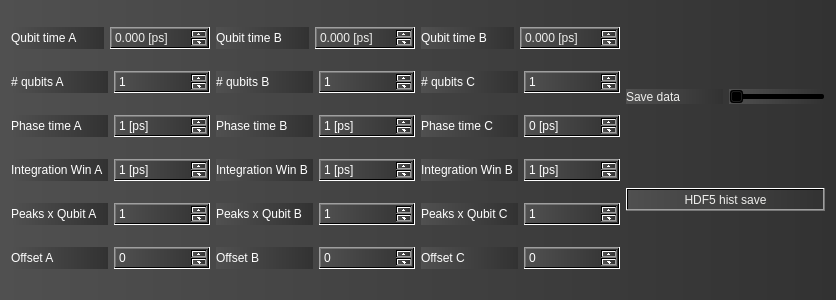
<?xml version="1.0" encoding="UTF-8"?>
<ui version="4.0">
 <class>QKD_param</class>
 <widget class="QWidget" name="QKD_param">
  <property name="geometry">
   <rect>
    <x>0</x>
    <y>0</y>
    <width>836</width>
    <height>300</height>
   </rect>
  </property>
  <property name="sizePolicy">
   <sizepolicy hsizetype="Preferred" vsizetype="Preferred">
    <horstretch>0</horstretch>
    <verstretch>0</verstretch>
   </sizepolicy>
  </property>
  <property name="windowTitle">
   <string>QKD parameters</string>
  </property>
  <property name="styleSheet">
   <string notr="true">background-color: qlineargradient(spread:pad, x1:0, y1:0, x2:1, y2:0, stop:0 rgba(80, 80, 80, 255), stop:1 rgba(50, 50, 50, 255));</string>
  </property>
  <layout class="QHBoxLayout" name="horizontalLayout_7">
   <item>
    <layout class="QVBoxLayout" name="verticalLayout">
     <item>
      <layout class="QHBoxLayout" name="horizontalLayout">
       <item>
        <widget class="QLabel" name="label">
         <property name="styleSheet">
          <string notr="true">color: rgb(255, 255, 255);</string>
         </property>
         <property name="text">
          <string>Qubit time A</string>
         </property>
        </widget>
       </item>
       <item>
        <widget class="QDoubleSpinBox" name="QKD_timeA">
         <property name="styleSheet">
          <string notr="true">color: rgb(238, 238, 236);</string>
         </property>
         <property name="suffix">
          <string> [ps]</string>
         </property>
         <property name="decimals">
          <number>3</number>
         </property>
         <property name="maximum">
          <double>5000.000000000000000</double>
         </property>
        </widget>
       </item>
      </layout>
     </item>
     <item>
      <layout class="QHBoxLayout" name="horizontalLayout_2">
       <item>
        <widget class="QLabel" name="label_2">
         <property name="styleSheet">
          <string notr="true">color: rgb(255, 255, 255);</string>
         </property>
         <property name="text">
          <string># qubits A</string>
         </property>
        </widget>
       </item>
       <item>
        <widget class="QSpinBox" name="QKD_numbA">
         <property name="styleSheet">
          <string notr="true">color: rgb(255, 255, 255);</string>
         </property>
         <property name="minimum">
          <number>1</number>
         </property>
         <property name="maximum">
          <number>500</number>
         </property>
        </widget>
       </item>
      </layout>
     </item>
     <item>
      <layout class="QHBoxLayout" name="horizontalLayout_3">
       <item>
        <widget class="QLabel" name="label_3">
         <property name="styleSheet">
          <string notr="true">color: rgb(255, 255, 255);</string>
         </property>
         <property name="text">
          <string>Phase time A</string>
         </property>
        </widget>
       </item>
       <item>
        <widget class="QSpinBox" name="QKD_phA">
         <property name="styleSheet">
          <string notr="true">color: rgb(255, 255, 255);</string>
         </property>
         <property name="suffix">
          <string> [ps]</string>
         </property>
         <property name="minimum">
          <number>1</number>
         </property>
         <property name="maximum">
          <number>3000</number>
         </property>
        </widget>
       </item>
      </layout>
     </item>
     <item>
      <layout class="QHBoxLayout" name="horizontalLayout_4">
       <item>
        <widget class="QLabel" name="label_4">
         <property name="styleSheet">
          <string notr="true">color: rgb(255, 255, 255);</string>
         </property>
         <property name="text">
          <string>Integration Win A</string>
         </property>
        </widget>
       </item>
       <item>
        <widget class="QSpinBox" name="QKD_iwA">
         <property name="styleSheet">
          <string notr="true">color: rgb(255, 255, 255);</string>
         </property>
         <property name="suffix">
          <string> [ps]</string>
         </property>
         <property name="minimum">
          <number>1</number>
         </property>
         <property name="maximum">
          <number>2000</number>
         </property>
        </widget>
       </item>
      </layout>
     </item>
     <item>
      <layout class="QHBoxLayout" name="horizontalLayout_5">
       <item>
        <widget class="QLabel" name="label_5">
         <property name="styleSheet">
          <string notr="true">color: rgb(255, 255, 255);
</string>
         </property>
         <property name="text">
          <string>Peaks x Qubit A</string>
         </property>
        </widget>
       </item>
       <item>
        <widget class="QSpinBox" name="QKD_pxqA">
         <property name="styleSheet">
          <string notr="true">color: rgb(255, 255, 255);</string>
         </property>
         <property name="minimum">
          <number>1</number>
         </property>
         <property name="maximum">
          <number>3</number>
         </property>
        </widget>
       </item>
      </layout>
     </item>
     <item>
      <layout class="QHBoxLayout" name="horizontalLayout_6">
       <item>
        <widget class="QLabel" name="label_6">
         <property name="styleSheet">
          <string notr="true">color: rgb(255, 255, 255);</string>
         </property>
         <property name="text">
          <string>Offset A</string>
         </property>
        </widget>
       </item>
       <item>
        <widget class="QSpinBox" name="QKD_zeroA">
         <property name="styleSheet">
          <string notr="true">color: rgb(255, 255, 255);</string>
         </property>
         <property name="maximum">
          <number>5000</number>
         </property>
        </widget>
       </item>
      </layout>
     </item>
    </layout>
   </item>
   <item>
    <layout class="QVBoxLayout" name="verticalLayout_2">
     <item>
      <layout class="QHBoxLayout" name="horizontalLayout_8">
       <item>
        <widget class="QLabel" name="label_7">
         <property name="styleSheet">
          <string notr="true">color: rgb(255, 255, 255);</string>
         </property>
         <property name="text">
          <string>Qubit time B</string>
         </property>
        </widget>
       </item>
       <item>
        <widget class="QDoubleSpinBox" name="QKD_timeB">
         <property name="styleSheet">
          <string notr="true">color: rgb(238, 238, 236);</string>
         </property>
         <property name="suffix">
          <string> [ps]</string>
         </property>
         <property name="decimals">
          <number>3</number>
         </property>
         <property name="maximum">
          <double>5000.000000000000000</double>
         </property>
        </widget>
       </item>
      </layout>
     </item>
     <item>
      <layout class="QHBoxLayout" name="horizontalLayout_18">
       <item>
        <widget class="QLabel" name="label_17">
         <property name="styleSheet">
          <string notr="true">color: rgb(255, 255, 255);</string>
         </property>
         <property name="text">
          <string># qubits B</string>
         </property>
        </widget>
       </item>
       <item>
        <widget class="QSpinBox" name="QKD_numbB">
         <property name="styleSheet">
          <string notr="true">color: rgb(255, 255, 255);</string>
         </property>
         <property name="minimum">
          <number>1</number>
         </property>
         <property name="maximum">
          <number>500</number>
         </property>
        </widget>
       </item>
      </layout>
     </item>
     <item>
      <layout class="QHBoxLayout" name="horizontalLayout_16">
       <item>
        <widget class="QLabel" name="label_15">
         <property name="styleSheet">
          <string notr="true">color: rgb(255, 255, 255);</string>
         </property>
         <property name="text">
          <string>Phase time B</string>
         </property>
        </widget>
       </item>
       <item>
        <widget class="QSpinBox" name="QKD_phB">
         <property name="styleSheet">
          <string notr="true">color: rgb(255, 255, 255);</string>
         </property>
         <property name="suffix">
          <string> [ps]</string>
         </property>
         <property name="minimum">
          <number>1</number>
         </property>
         <property name="maximum">
          <number>3000</number>
         </property>
        </widget>
       </item>
      </layout>
     </item>
     <item>
      <layout class="QHBoxLayout" name="horizontalLayout_14">
       <item>
        <widget class="QLabel" name="label_13">
         <property name="styleSheet">
          <string notr="true">color: rgb(255, 255, 255);</string>
         </property>
         <property name="text">
          <string>Integration Win B</string>
         </property>
        </widget>
       </item>
       <item>
        <widget class="QSpinBox" name="QKD_iwB">
         <property name="styleSheet">
          <string notr="true">color: rgb(255, 255, 255);</string>
         </property>
         <property name="suffix">
          <string> [ps]</string>
         </property>
         <property name="minimum">
          <number>1</number>
         </property>
         <property name="maximum">
          <number>2000</number>
         </property>
        </widget>
       </item>
      </layout>
     </item>
     <item>
      <layout class="QHBoxLayout" name="horizontalLayout_12">
       <item>
        <widget class="QLabel" name="label_11">
         <property name="styleSheet">
          <string notr="true">color: rgb(255, 255, 255);</string>
         </property>
         <property name="text">
          <string>Peaks x Qubit B</string>
         </property>
        </widget>
       </item>
       <item>
        <widget class="QSpinBox" name="QKD_pxqB">
         <property name="styleSheet">
          <string notr="true">color: rgb(255, 255, 255);</string>
         </property>
         <property name="minimum">
          <number>1</number>
         </property>
         <property name="maximum">
          <number>3</number>
         </property>
        </widget>
       </item>
      </layout>
     </item>
     <item>
      <layout class="QHBoxLayout" name="horizontalLayout_9">
       <item>
        <widget class="QLabel" name="label_8">
         <property name="styleSheet">
          <string notr="true">color: rgb(255, 255, 255);</string>
         </property>
         <property name="text">
          <string>Offset B</string>
         </property>
        </widget>
       </item>
       <item>
        <widget class="QSpinBox" name="QKD_zeroB">
         <property name="styleSheet">
          <string notr="true">color: rgb(255, 255, 255);</string>
         </property>
         <property name="maximum">
          <number>5000</number>
         </property>
        </widget>
       </item>
      </layout>
     </item>
    </layout>
   </item>
   <item>
    <layout class="QVBoxLayout" name="verticalLayout_3">
     <item>
      <layout class="QHBoxLayout" name="horizontalLayout_10">
       <item>
        <widget class="QLabel" name="label_9">
         <property name="styleSheet">
          <string notr="true">color: rgb(255, 255, 255);</string>
         </property>
         <property name="text">
          <string>Qubit time B</string>
         </property>
        </widget>
       </item>
       <item>
        <widget class="QDoubleSpinBox" name="QKD_timeC">
         <property name="styleSheet">
          <string notr="true">color: rgb(238, 238, 236);</string>
         </property>
         <property name="suffix">
          <string> [ps]</string>
         </property>
         <property name="decimals">
          <number>3</number>
         </property>
         <property name="maximum">
          <double>5000.000000000000000</double>
         </property>
        </widget>
       </item>
      </layout>
     </item>
     <item>
      <layout class="QHBoxLayout" name="horizontalLayout_19">
       <item>
        <widget class="QLabel" name="label_18">
         <property name="styleSheet">
          <string notr="true">color: rgb(255, 255, 255);</string>
         </property>
         <property name="text">
          <string># qubits C</string>
         </property>
        </widget>
       </item>
       <item>
        <widget class="QSpinBox" name="QKD_numbC">
         <property name="styleSheet">
          <string notr="true">color: rgb(255, 255, 255);</string>
         </property>
         <property name="minimum">
          <number>1</number>
         </property>
         <property name="maximum">
          <number>500</number>
         </property>
        </widget>
       </item>
      </layout>
     </item>
     <item>
      <layout class="QHBoxLayout" name="horizontalLayout_17">
       <item>
        <widget class="QLabel" name="label_16">
         <property name="styleSheet">
          <string notr="true">color: rgb(255, 255, 255);</string>
         </property>
         <property name="text">
          <string>Phase time C</string>
         </property>
        </widget>
       </item>
       <item>
        <widget class="QSpinBox" name="QKD_phC">
         <property name="styleSheet">
          <string notr="true">color: rgb(255, 255, 255);</string>
         </property>
         <property name="suffix">
          <string> [ps]</string>
         </property>
        </widget>
       </item>
      </layout>
     </item>
     <item>
      <layout class="QHBoxLayout" name="horizontalLayout_15">
       <item>
        <widget class="QLabel" name="label_14">
         <property name="styleSheet">
          <string notr="true">color: rgb(255, 255, 255);</string>
         </property>
         <property name="text">
          <string>Integration Win B</string>
         </property>
        </widget>
       </item>
       <item>
        <widget class="QSpinBox" name="QKD_iwC">
         <property name="styleSheet">
          <string notr="true">color: rgb(255, 255, 255);</string>
         </property>
         <property name="suffix">
          <string> [ps]</string>
         </property>
         <property name="minimum">
          <number>1</number>
         </property>
         <property name="maximum">
          <number>2000</number>
         </property>
        </widget>
       </item>
      </layout>
     </item>
     <item>
      <layout class="QHBoxLayout" name="horizontalLayout_13">
       <item>
        <widget class="QLabel" name="label_12">
         <property name="styleSheet">
          <string notr="true">color: rgb(255, 255, 255);</string>
         </property>
         <property name="text">
          <string>Peaks x Qubit C</string>
         </property>
        </widget>
       </item>
       <item>
        <widget class="QSpinBox" name="QKD_pxqC">
         <property name="styleSheet">
          <string notr="true">color: rgb(255, 255, 255);</string>
         </property>
         <property name="minimum">
          <number>1</number>
         </property>
         <property name="maximum">
          <number>3</number>
         </property>
        </widget>
       </item>
      </layout>
     </item>
     <item>
      <layout class="QHBoxLayout" name="horizontalLayout_11">
       <item>
        <widget class="QLabel" name="label_10">
         <property name="styleSheet">
          <string notr="true">color: rgb(255, 255, 255);</string>
         </property>
         <property name="text">
          <string>Offset C</string>
         </property>
        </widget>
       </item>
       <item>
        <widget class="QSpinBox" name="QKD_zeroC">
         <property name="styleSheet">
          <string notr="true">color: rgb(255, 255, 255);</string>
         </property>
         <property name="maximum">
          <number>5000</number>
         </property>
        </widget>
       </item>
      </layout>
     </item>
    </layout>
   </item>
   <item>
    <layout class="QVBoxLayout" name="verticalLayout_4">
     <item>
      <layout class="QHBoxLayout" name="horizontalLayout_20">
       <item>
        <widget class="QLabel" name="label_19">
         <property name="styleSheet">
          <string notr="true">color: rgb(238, 238, 236);</string>
         </property>
         <property name="text">
          <string>Save data</string>
         </property>
        </widget>
       </item>
       <item>
        <widget class="QSlider" name="QKD_DB">
         <property name="sizePolicy">
          <sizepolicy hsizetype="Preferred" vsizetype="Fixed">
           <horstretch>0</horstretch>
           <verstretch>0</verstretch>
          </sizepolicy>
         </property>
         <property name="minimumSize">
          <size>
           <width>76</width>
           <height>0</height>
          </size>
         </property>
         <property name="maximum">
          <number>1</number>
         </property>
         <property name="orientation">
          <enum>Qt::Horizontal</enum>
         </property>
        </widget>
       </item>
      </layout>
     </item>
     <item>
      <widget class="QPushButton" name="hdf5">
       <property name="styleSheet">
        <string notr="true">color: rgb(238, 238, 236);</string>
       </property>
       <property name="text">
        <string>HDF5 hist save</string>
       </property>
      </widget>
     </item>
    </layout>
   </item>
  </layout>
 </widget>
 <resources/>
 <connections/>
</ui>
